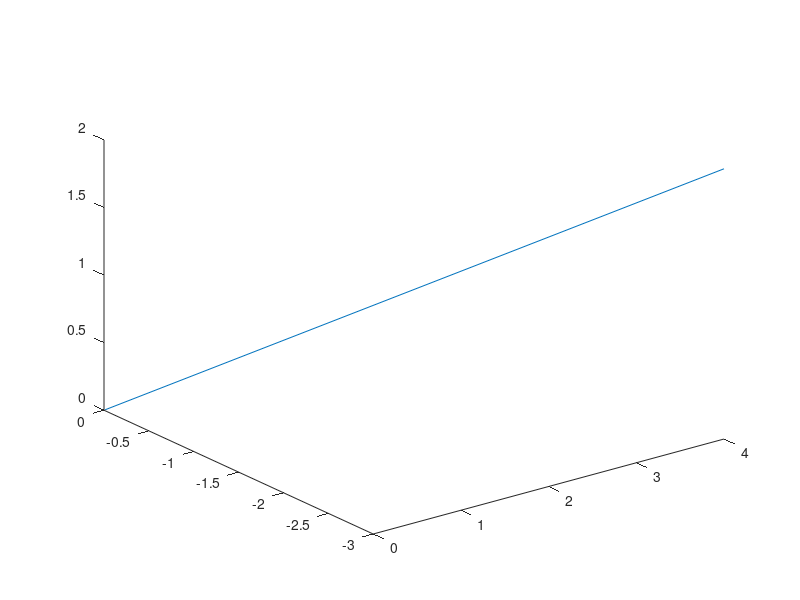

Here is the MATLAB script that generated this plot:
% 2D row vector
v1 = [3 -2];

% 3D row vector
v2 = [4 -3 2];

% transpose
v3 = v2';

% column vector
v4 = [4; -3; 2];

% plot a 2D graph
plot([0 v1(1)], [0 v1(2)]);

% plot a 3D graph
plot3([0 v2(1)], [0 v2(2)], [0 v2(3)]);
